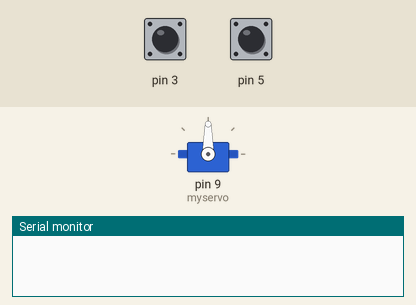
Simulated run of this sketch. Board: Arduino Uno, built with avr-gcc and run on an emulated ATmega328P. On the bench: servo, the last lines printed to the serial monitor. The test bench sets the inputs (shaded band); at power-on: pin 3 HIGH, pin 5 HIGH.

Above: at 1.2 s.
1.3 s: pin 3 pulled LOW for 0.15 s
At 2.5 s:
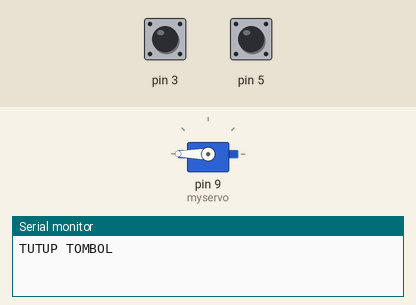
2.9 s: pin 5 pulled LOW for 0.15 s
At 3.8 s:
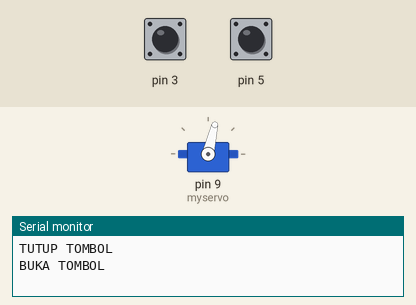
4.5 s: pin 3 pulled LOW for 1 s
At 5.1 s:
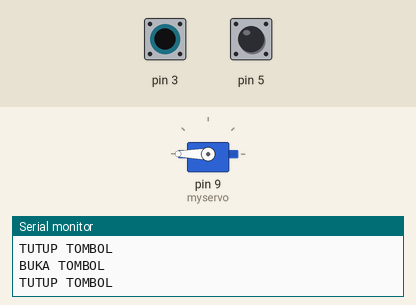
7.0 s: pin 5 pulled LOW for 1 s
At 8.2 s:
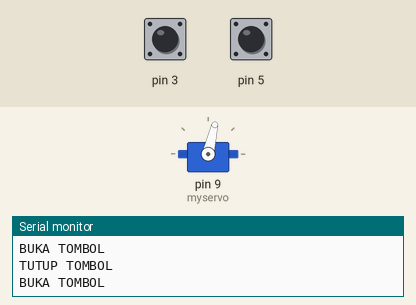
Timing chart, 0 to 10.0 s (numbered marks = the images above; inputs shaded):
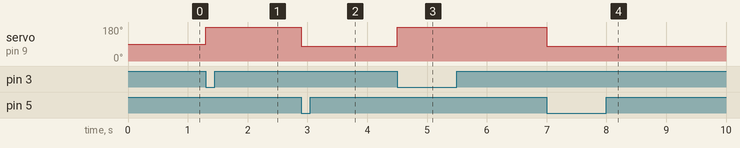

The sketch:

FIX_PALANG_PARKIR.ino
```cpp
//MUHAMMAD RAMADHAN
//PALANG PARKIR DENGAN TOMBOL

#include <Servo.h>
Servo myservo;

void setup()
{
  Serial.begin(9600);
  myservo.attach(9);
  pinMode(3, INPUT_PULLUP);
  pinMode(5, INPUT_PULLUP);
}
void loop()
{
  int tombolBuka = digitalRead(3);
  int tombolTutup = digitalRead(5);

  if (tombolBuka == 0)
  {
    myservo.write(180);
    Serial.println("TUTUP TOMBOL");
    delay(1000);
  }
  if (tombolTutup == 0)
  {
    myservo.write(77);
    Serial.println("BUKA TOMBOL");
    delay(1000);
  }
}
```

Measured:
- after the input at 1.3 s, servo on pin 9 (myservo): 90° → 180° at once
- after the input at 2.9 s, servo on pin 9 (myservo): 180° → 77° at once
- after the input at 4.5 s, servo on pin 9 (myservo): 77° → 180° at once
- after the input at 7.0 s, servo on pin 9 (myservo): 180° → 77° at once
